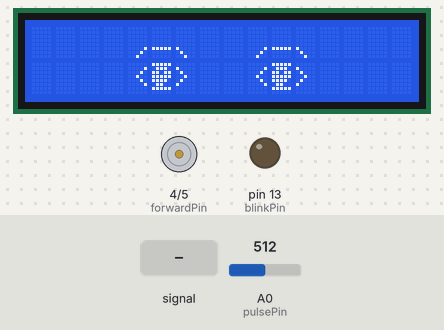
A sketch run on a simulated Arduino Uno, built with avr-gcc and run on an emulated ATmega328P. On the bench: 16×2 character LCD, motor-driver pin pairs drawn as motors (green arrow = first pin HIGH = forward, orange = second pin HIGH = backward, longer = more drive), output pins drawn as LEDs (lit = HIGH). The test bench sets the inputs (shaded band); at power-on: A0 (pulsePin) = 512. Random numbers use the default seed unless the sketch sets one; what the sketch prints to the serial monitor is not drawn.

Above: at 3.1 s.
3.2 s: A0 (pulsePin) fed a 200 Hz sine of ±81 counts around its level
At 3.72 s:
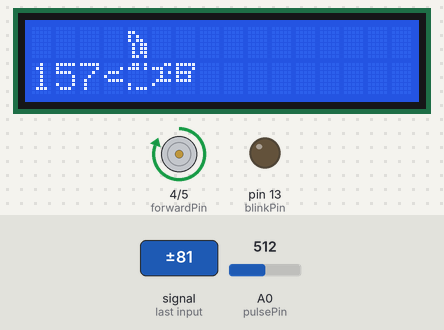
5.6 s: A0 (pulsePin) set to 716
At 6.2 s:
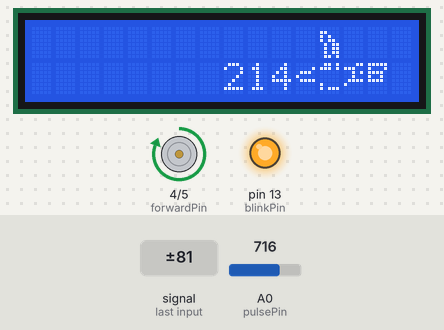
8.6 s: A0 (pulsePin) fed a 2 Hz sine of ±306 counts around its level
At 9.9 s:
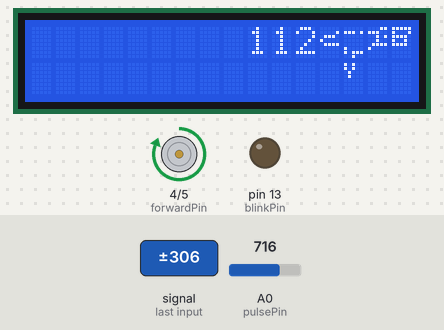
11.6 s: A0 (pulsePin) set to 900
At 15.3 s:
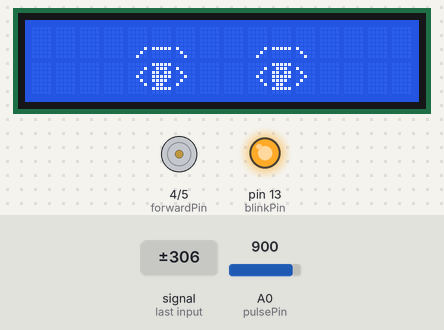
Timing chart, 0 to 15.6 s (numbered marks = the images above; inputs shaded):
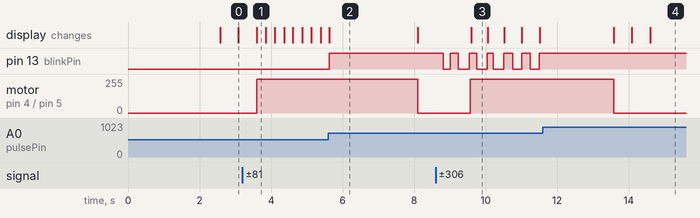

Measured:
- after the input at 3.2 s, motor on pin 4 (forwardPin) / pin 5 (reversePin): stopped → forward 255/255 after 0.39 s
- after the input at 5.6 s, pin 13 (blinkPin): LOW → HIGH at once; motor on pin 4 (forwardPin) / pin 5 (reversePin): forward 255/255 → stopped after 2.5 s
- after the input at 8.6 s, pin 13 (blinkPin): goes LOW 0.20 s, HIGH 0.22 s, 3 × (LOW 0.31 s, HIGH 0.21 s), LOW 0.25 s, HIGH 0.25 s, LOW 0.25 s, then HIGH, starting after 0.21 s; motor on pin 4 (forwardPin) / pin 5 (reversePin): stopped → forward 255/255 after 0.97 s
- after the input at 11.6 s, motor on pin 4 (forwardPin) / pin 5 (reversePin): forward 255/255 → stopped after 2.0 s
- what the display in image 2 shows lasts 2.5 s, from 5.6 s to 8.1 s
- what the display in image 3 shows lasts 0.5 s, from 9.6 s to 10.1 s

The sketch:

LegoRobot.ino
```cpp
// (licence header left out)
// Permission is hereby granted, free of charge, to any person obtaining a copy of this software and
// associated documentation files (the "Software"), to deal in the Software without restriction, including
// without limitation the rights to use, copy, modify, merge, publish, distribute, sublicense, and/or sell
// copies of the Software, and to permit persons to whom the Software is furnished to do so, subject to the following conditions:
// - The above copyright notice and this permission notice shall be included in all copies or substantial portions of the Software.
//
// THE SOFTWARE IS PROVIDED "AS IS", WITHOUT WARRANTY OF ANY KIND, EXPRESS OR IMPLIED, INCLUDING BUT NOT LIMITED TO THE WARRANTIES
// OF MERCHANTABILITY, FITNESS FOR A PARTICULAR PURPOSE AND NONINFRINGEMENT. IN NO EVENT SHALL THE AUTHORS OR COPYRIGHT HOLDERS BE
// LIABLE FOR ANY CLAIM, DAMAGES OR OTHER LIABILITY, WHETHER IN AN ACTION OF CONTRACT, TORT OR OTHERWISE, ARISING FROM, OUT OF OR IN
// CONNECTION WITH THE SOFTWARE OR THE USE OR OTHER DEALINGS IN THE SOFTWARE.
//

/*
>> Pulse Sensor Amped 1.2 <<
This code is for Pulse Sensor Amped by Joel Murphy and Yury Gitman
    www.pulsesensor.com
    >>> Pulse Sensor purple wire goes to Analog Pin 0 <<<
Pulse Sensor sample aquisition and processing happens in the background via Timer 2 interrupt. 2mS sample rate.
PWM on pins 3 and 11 will not work when using this code, because we are using Timer 2!
The following variables are automatically updated:
Signal :    int that holds the analog signal data straight from the sensor. updated every 2mS.
IBI  :      int that holds the time interval between beats. 2mS resolution.
BPM  :      int that holds the heart rate value, derived every beat, from averaging previous 10 IBI values.
QS  :       boolean that is made true whenever Pulse is found and BPM is updated. User must reset.
Pulse :     boolean that is true when a heartbeat is sensed then false in time with pin13 LED going out.

This code is designed with output serial data to Processing sketch "PulseSensorAmped_Processing-xx"
The Processing sketch is a simple data visualizer.
All the work to find the heartbeat and determine the heartrate happens in the code below.
Pin 13 LED will blink with heartbeat.
If you want to use pin 13 for something else, adjust the interrupt handler
It will also fade an LED on pin fadePin with every beat. Put an LED and series resistor from fadePin to GND.
Check here for detailed code walkthrough:
http://pulsesensor.myshopify.com/pages/pulse-sensor-amped-arduino-v1dot1

Code Version 1.2 by Joel Murphy & Yury Gitman  Spring 2013
This update fixes the firstBeat and secondBeat flag usage so that realistic BPM is reported.

*/

#include <LiquidCrystal.h>
#include <TimerOne.h>

#define LEGO_ROBOT

//  VARIABLES
int pulsePin = 0;                 // Pulse Sensor purple wire connected to analog pin 0
int blinkPin = 13;                // pin to blink led at each beat
#ifndef LEGO_ROBOT
int fadePin = 3;                  // pin to do fancy classy fading blink at each beat
int fadeRate = 0;                 // used to fade LED on with PWM on fadePin
#endif

#ifdef LEGO_ROBOT
int forwardPin = 4;               // pins to turn the motor forward or backwards when used in conjunction with
int reversePin = 5;               // the seeed relay shield (or relays connected to digital pins 4 and 5)

#define kOpenCountMin          1
#define kOpenCountMax          5
#define kClosedCount           1

#define kGlyphEyeUL            0
#define kGlyphEyeTop           1
#define kGlyphEyeUR            2
#define kGlyphEyeLL            3
#define kGlyphEyeBottom        4
#define kGlyphEyeLR            5

#define kGlyphBirdTail         0
#define kGlyphBirdTopWing      1
#define kGlyphBirdMidTop       2
#define kGlyphBirdMidBottom    3
#define kGlyphBirdBottomWing   4
#define kGlyphBirdMidRight     5
#define kGlyphBirdBeak         6

// initialize the library with the numbers of the interface pins
LiquidCrystal lcd(12, 11, 3, 2, 9, 8);

byte eye_ul[8] = {
  B00000,
  B00000,
  B00000,
  B00000,
  B00000,
  B00001,
  B00010,
  B00100,
};

byte eye_top[8] = {
  B00000,
  B00000,
  B00000,
  B00000,
  B00000,
  B11111,
  B00000,
  B00000,
};

byte eye_ur[8] = {
  B00000,
  B00000,
  B00000,
  B00000,
  B00000,
  B10000,
  B01000,
  B00100,
};

byte eye_ll[8] = {
  B00000,
  B00001,
  B00010,
  B00100,
  B00010,
  B00001,
  B00000,
  B00000,
};

byte eye_bot[8] = {
  B11111,
  B01110,
  B11011,
  B11111,
  B11110,
  B01100,
  B11111,
  B00000,
};

byte eye_lr[8] = {
  B00000,
  B10000,
  B01000,
  B00100,
  B01000,
  B10000,
  B00000,
  B00000,
};

byte eye_ll_closed[8] = {
  B00000,
  B00000,
  B00000,
  B00010,
  B00001,
  B00000,
  B00000,
  B00000,
};

byte eye_bot_closed[8] = {
  B00000,
  B00000,
  B00000,
  B00000,
  B11111,
  B00000,
  B00000,
  B00000,
};

byte eye_lr_closed[8] = {
  B00000,
  B00000,
  B00000,
  B01000,
  B10000,
  B00000,
  B00000,
  B00000,
};

/////////////////////////////////////

byte bird_tail[8] = {
  B00000,
  B00001,
  B01110,
  B10000,
  B01111,
  B00000,
  B00000,
  B00000,
};

byte bird_top_wing[8] = {
  B00000,
  B11000,
  B10100,
  B10110,
  B01011,
  B01011,
  B01011,
  B01101,
};

byte bird_mid_with_top[8] = {
  B01101,
  B11101,
  B00000,
  B00000,
  B00000,
  B10000,
  B10111,
  B00000,
};

byte bird_mid_with_bottom[8] = {
  B00000,
  B11101,
  B00000,
  B00000,
  B00000,
  B10000,
  B10111,
  B00100,
};

byte bird_bottom_wing[8] = {
  B10100,
  B10100,
  B01000,
  B01000,
  B00000,
  B00000,
  B00000,
  B00000,
};

byte bird_mid_right[8] = {
  B00011,
  B11100,
  B00101,
  B00100,
  B01111,
  B10000,
  B00000,
  B00000,
};

byte bird_beak[8] = {
  B11111,
  B10001,
  B11110,
  B10010,
  B11110,
  B00000,
  B00000,
  B00000,
};

typedef enum {
  kAppStateIdle,
  kAppStateMovingBack,
  kAppStateMovingForwards
} AppState;

volatile bool g_show_eyes_flag = false;
volatile bool g_toggle_eyes_flag = false;
volatile int g_valid_bpm_count = 0;
volatile bool g_eye_closed = false;

AppState g_last_state = kAppStateIdle;

#endif

// these variables are volatile because they are used during the interrupt service routine!
volatile int BPM;                   // used to hold the pulse rate
volatile int Signal;                // holds the incoming raw data
volatile int IBI = 600;             // holds the time between beats, must be seeded!
volatile boolean Pulse = false;     // true when pulse wave is high, false when it's low
volatile boolean QS = false;        // becomes true when Arduoino finds a beat.

void setup()
{
  pinMode(blinkPin,OUTPUT);         // pin that will blink to your heartbeat!
#ifdef LEGO_ROBOT
  randomSeed(analogRead(1));
  Serial.begin(57600);
  Serial.print("\n*** PulseLego starting\n");
  pinMode(forwardPin, OUTPUT);
  pinMode(reversePin, OUTPUT);

  // set up the LCD's number of columns and rows:
  lcd.begin(16, 2);

  create_and_show_open_eyes();

  Timer1.initialize(500000);             // initialize timer1, and set a 1/2 second period
  Timer1.attachInterrupt(timerCallback); // attaches callback() as a timer interrupt
#else
  pinMode(fadePin,OUTPUT);          // pin that will fade to your heartbeat!
  Serial.begin(115200);             // we agree to talk fast!
#endif

  interruptSetup();                 // sets up to read Pulse Sensor signal every 2mS
   // UN-COMMENT THE NEXT LINE IF YOU ARE POWERING The Pulse Sensor AT LOW VOLTAGE,
   // AND APPLY THAT VOLTAGE TO THE A-REF PIN
   //analogReference(EXTERNAL);
}

#ifdef LEGO_ROBOT

void create_and_show_open_eyes()
{
  lcd.createChar(kGlyphEyeUL, eye_ul);
  lcd.createChar(kGlyphEyeTop, eye_top);
  lcd.createChar(kGlyphEyeUR, eye_ur);

  lcd.createChar(kGlyphEyeLL, eye_ll);
  lcd.createChar(kGlyphEyeBottom, eye_bot);
  lcd.createChar(kGlyphEyeLR, eye_lr);

  // left eye
  lcd.setCursor(4,0);
  lcd.write((uint8_t)kGlyphEyeUL);
  lcd.write((uint8_t)kGlyphEyeTop);
  lcd.write((uint8_t)kGlyphEyeUR);

  lcd.setCursor(4,1);
  lcd.write((uint8_t)kGlyphEyeLL);
  lcd.write((uint8_t)kGlyphEyeBottom);
  lcd.write((uint8_t)kGlyphEyeLR);

  // right eye
  lcd.setCursor(9,0);
  lcd.write((uint8_t)kGlyphEyeUL);
  lcd.write((uint8_t)kGlyphEyeTop);
  lcd.write((uint8_t)kGlyphEyeUR);

  lcd.setCursor(9,1);
  lcd.write((uint8_t)kGlyphEyeLL);
  lcd.write((uint8_t)kGlyphEyeBottom);
  lcd.write((uint8_t)kGlyphEyeLR);
}

void create_bird()
{
  lcd.createChar(kGlyphBirdTail, bird_tail);
  lcd.createChar(kGlyphBirdTopWing, bird_top_wing);
  lcd.createChar(kGlyphBirdMidTop, bird_mid_with_top);
  lcd.createChar(kGlyphBirdMidBottom, bird_mid_with_bottom);
  lcd.createChar(kGlyphBirdBottomWing, bird_bottom_wing);
  lcd.createChar(kGlyphBirdMidRight, bird_mid_right);
  lcd.createChar(kGlyphBirdBeak, bird_beak);
}

void show_bird_with_heart_rate(int col, int hr)
{
  bool show_top_wing = !(col & 1);  // even column

  lcd.clear();
  lcd.setCursor(col, 1);

  char hr1 = (hr/100) ? (hr/100 + 0x30) : ' ';
  char hr2 = ((hr/10)%10) + 0x30;
  char hr3 = (hr%10) + 0x30;

  lcd.setCursor(col, show_top_wing ? 1 : 0);
  lcd.print(hr1);
  lcd.print(hr2);
  lcd.print(hr3);

  if (show_top_wing) {
    lcd.setCursor(col + 3, 1);
    lcd.write((uint8_t)kGlyphBirdTail);
    lcd.setCursor(col + 4, 0);
    lcd.write((uint8_t)kGlyphBirdTopWing);
    lcd.setCursor(col + 4, 1);
    lcd.write((uint8_t)kGlyphBirdMidTop);
  } else {
    lcd.setCursor(col + 3, 0);
    lcd.write((uint8_t)kGlyphBirdTail);
    lcd.setCursor(col + 4, 0);
    lcd.write((uint8_t)kGlyphBirdMidBottom);
    lcd.setCursor(col + 4, 1);
    lcd.write((uint8_t)kGlyphBirdBottomWing);
  }

  lcd.setCursor(col + 5, show_top_wing ? 1 : 0);
  lcd.write((uint8_t)kGlyphBirdMidRight);
  lcd.write((uint8_t)kGlyphBirdBeak);
}

void handle_heart_rate(bool reset, int data)
{
  static int bird_position = 0;

  if (reset) {
    create_bird();
  }

  Serial.print("\nBPM: ");
  Serial.print(data);

  show_bird_with_heart_rate(bird_position, data);
  if (++bird_position >= 10) {
    bird_position = 0;
  }

  if (data > 90) {
    Serial.print(" - FWD");
    digitalWrite(forwardPin, HIGH);
    digitalWrite(reversePin, LOW);
    g_last_state = kAppStateMovingForwards;
  } else if (data > 80) {
    Serial.print(" - REV");
    digitalWrite(forwardPin, LOW);
    digitalWrite(reversePin, HIGH);
    g_last_state = kAppStateMovingBack;
  } else {
    Serial.print(" - OFF");
    digitalWrite(forwardPin, LOW);
    digitalWrite(reversePin, LOW);
    g_last_state = kAppStateIdle;
  }
}

void timerCallback()
{
  static int eye_count = kOpenCountMax;

  if (!g_valid_bpm_count) {
    if (!--eye_count) {
      g_eye_closed = !g_eye_closed;
      if (g_eye_closed) {
        eye_count = kClosedCount;
      } else {
        eye_count = random(kOpenCountMin, kOpenCountMax+1);
      }

      g_toggle_eyes_flag = true;
    }
  } else if (!--g_valid_bpm_count) {
    g_show_eyes_flag = true;
  }
}

void loop()
{
  if (QS == true) {
    QS = false;

    // (re)load the bird glyphs if we were showing the eyes
    bool reload_bird_glyphs = (0 == g_valid_bpm_count);
    handle_heart_rate(reload_bird_glyphs, BPM);

    // wait N timer ticks before going back to eyes
    g_valid_bpm_count = 5;

    // reset eye display in case these got set since the last loop just before a HR was detected
    g_show_eyes_flag = false;
    g_toggle_eyes_flag = false;
  } else if (g_show_eyes_flag) {
    g_show_eyes_flag = false;

    lcd.clear();
    create_and_show_open_eyes();

    if (g_last_state != kAppStateIdle) {
      digitalWrite(forwardPin, LOW);
      digitalWrite(reversePin, LOW);
      g_last_state = kAppStateIdle;
    }
  } else if (g_toggle_eyes_flag) {
    g_toggle_eyes_flag = false;

    if (g_eye_closed) {
      lcd.createChar(3, eye_ll_closed);
      lcd.createChar(4, eye_bot_closed);
      lcd.createChar(5, eye_lr_closed);
    } else {
      lcd.createChar(3, eye_ll);
      lcd.createChar(4, eye_bot);
      lcd.createChar(5, eye_lr);
    }

    lcd.setCursor(4,1);
    lcd.write((uint8_t)kGlyphEyeLL);
    lcd.write((uint8_t)kGlyphEyeBottom);
    lcd.write((uint8_t)kGlyphEyeLR);

    lcd.setCursor(9,1);
    lcd.write((uint8_t)kGlyphEyeLL);
    lcd.write((uint8_t)kGlyphEyeBottom);
    lcd.write((uint8_t)kGlyphEyeLR);
  }

  delay(20);                             //  take a break
}

#else

void ledFadeToBeat()
{
    fadeRate -= 15;                         //  set LED fade value
    fadeRate = constrain(fadeRate,0,255);   //  keep LED fade value from going into negative numbers!
    analogWrite(fadePin,fadeRate);          //  fade LED
}

void sendDataToProcessing(char symbol, int data )
{
    Serial.print(symbol);                // symbol prefix tells Processing what type of data is coming
    Serial.println(data);                // the data to send culminating in a carriage return
}

void loop()
{
  sendDataToProcessing('S', Signal);   // send Processing the raw Pulse Sensor data

  if (QS == true) {                    // Quantified Self flag is true when arduino finds a heartbeat
      fadeRate = 255;                  // Set 'fadeRate' Variable to 255 to fade LED with pulse
      sendDataToProcessing('B',BPM);   // send heart rate with a 'B' prefix
      sendDataToProcessing('Q',IBI);   // send time between beats with a 'Q' prefix
      QS = false;                      // reset the Quantified Self flag for next time
  }

  ledFadeToBeat();

  delay(20);                             //  take a break
}

#endif
```

Source omitted: Interrupt.ino (5744 bytes)
